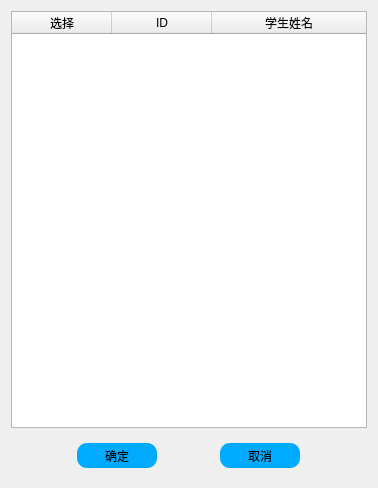
<?xml version="1.0" encoding="UTF-8"?>
<ui version="4.0">
 <class>Dialog</class>
 <widget class="QDialog" name="Dialog">
  <property name="geometry">
   <rect>
    <x>0</x>
    <y>0</y>
    <width>378</width>
    <height>488</height>
   </rect>
  </property>
  <property name="windowTitle">
   <string>Dialog</string>
  </property>
  <property name="styleSheet">
   <string notr="true">QStackedWidget{background-color: rgb(255, 255, 255);}
QPushButton{background-color: rgb(0, 170, 255);border-style:none;border-radius: 10px;}
QPushButton:hover{
color:white;
background-color: rgb(150, 150, 150);
}
QPushButton:pressed {  
    /* 改变背景色 */  
    background-color:rgb(180, 180, 180);  
    /* 改变边框风格 */  
    border-style:inset;  
    /* 使文字有一点移动 */  
    padding-left:1px;  
    padding-top:1px;  
}

QLineEdit{border: 1px solid rgb(0, 170, 255);}
QLineEdit{border-radius:5px;}
QLineEdit:focus{border: 2px solid rgb(100, 170, 255);}</string>
  </property>
  <layout class="QVBoxLayout" name="verticalLayout">
   <item>
    <widget class="QTableWidget" name="tableWidget">
     <property name="selectionBehavior">
      <enum>QAbstractItemView::SelectRows</enum>
     </property>
     <attribute name="horizontalHeaderStretchLastSection">
      <bool>true</bool>
     </attribute>
     <column>
      <property name="text">
       <string>选择</string>
      </property>
     </column>
     <column>
      <property name="text">
       <string>ID</string>
      </property>
     </column>
     <column>
      <property name="text">
       <string>学生姓名</string>
      </property>
     </column>
    </widget>
   </item>
   <item>
    <widget class="QWidget" name="widget" native="true">
     <layout class="QHBoxLayout" name="horizontalLayout">
      <item>
       <widget class="QPushButton" name="pushButton_save">
        <property name="minimumSize">
         <size>
          <width>80</width>
          <height>25</height>
         </size>
        </property>
        <property name="maximumSize">
         <size>
          <width>80</width>
          <height>25</height>
         </size>
        </property>
        <property name="text">
         <string>确定</string>
        </property>
       </widget>
      </item>
      <item>
       <widget class="QPushButton" name="pushButton_cancel">
        <property name="minimumSize">
         <size>
          <width>80</width>
          <height>25</height>
         </size>
        </property>
        <property name="maximumSize">
         <size>
          <width>80</width>
          <height>25</height>
         </size>
        </property>
        <property name="text">
         <string>取消</string>
        </property>
       </widget>
      </item>
     </layout>
    </widget>
   </item>
  </layout>
 </widget>
 <resources/>
 <connections/>
</ui>
